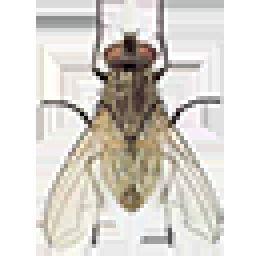
#> input picture lab8/fly64.png, 64 x 64 px (shown 4 times larger)
$ python FlyInTheHole.py
#> lines starting #> are read from the running program, lines starting #| are printed output that depends on the picture; after the words box and inside, x2 and y2 are one past the last pixel; in counts of white or black regions, pixels touching at a corner belong together
import cv2
import numpy as np
from datetime import datetime


def video_processing():
    cap = cv2.VideoCapture(0)
    down_points = (640, 480)

    fly_img = cv2.imread("fly64.png", cv2.IMREAD_UNCHANGED)
#> fly_img is the input picture: shape (64, 64, 4); mean B, G, R, A 207.7, 213.8, 217.6, 85.9
    fly_w = fly_img.shape[1] // 2
#> fly_w = 32
    fly_h = fly_img.shape[0] // 2
#> fly_h = 32

    flip_counter = 0
    is_flipped = False

    while True:
        ret, frame = cap.read()
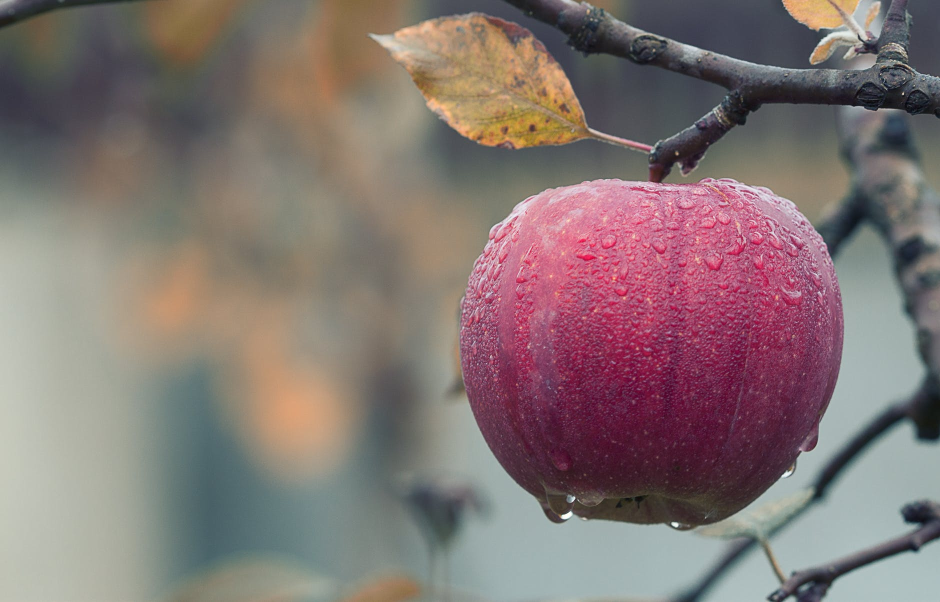
#> input picture lab8/images/variant-3.jpeg, 1880 x 1204 px, given in place of the camera (shown at 1/2 size)
#> frame is the input picture: shape (1204, 1880, 3); mean B, G, R 115.3, 117.1, 131.6
        if not ret:
            break

        frame = cv2.resize(frame, down_points, interpolation=cv2.INTER_LINEAR)
#> frame: shape (480, 640, 3)
        h, w = frame.shape[:2]
#> h = 480; w = 640

        x1, y1 = w // 2 - 75, h // 2 - 75
#> x1 = 245; y1 = 165
        x2, y2 = x1 + 150, y1 + 150
#> x2 = 395; y2 = 315
        cv2.rectangle(frame, (x1, y1), (x2, y2), (0, 0, 255), 2)
        cv2.putText(frame, "CENTER", (x1 + 40, y1 - 10), cv2.FONT_HERSHEY_SIMPLEX, 0.5, (0, 0, 255), 1)

        gray = cv2.cvtColor(frame, cv2.COLOR_BGR2GRAY)
        gray = cv2.GaussianBlur(gray, (21, 21), 0)
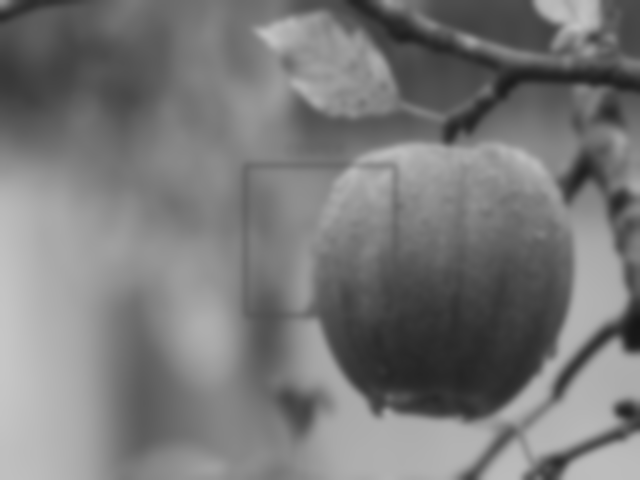
#> gray: shape (480, 640); min 22, max 198, mean 120.9
        ret, thresh = cv2.threshold(gray, 80, 255, cv2.THRESH_BINARY_INV)
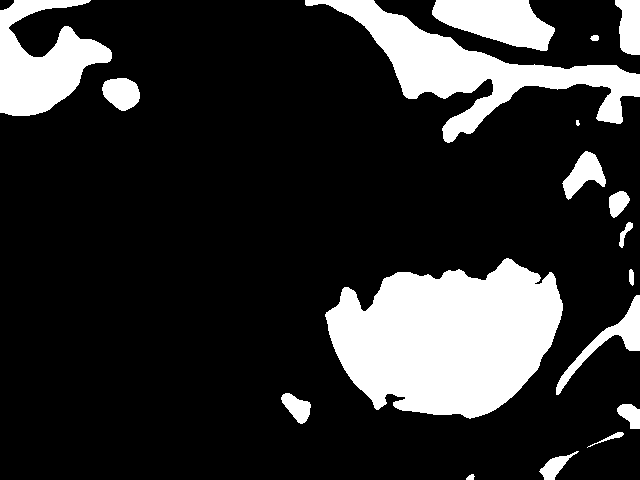
#> thresh: shape (480, 640); 18.7% white; 18 white regions (1 under 20 px)

        contours, hierarchy = cv2.findContours(thresh, cv2.RETR_EXTERNAL, cv2.CHAIN_APPROX_SIMPLE)
#> contours = 18 contours, 1 with area under 20; largest, box (x1, y1, x2, y2) and area: (325, 258, 563, 419) 26499, (305, 0, 640, 143) 12131, (0, 0, 112, 116) 6844, (432, 0, 555, 51) 3932, (556, 295, 640, 395) 1464

        marker_in_center = False

        if len(contours) > 0:
            c = max(contours, key=cv2.contourArea)
#> c = contour of 366 points, box (x1, y1, x2, y2) (325, 258, 563, 419), area 26499
            (x, y), r = cv2.minEnclosingCircle(c)
#> x = 443.6; y = 311.4; r = 118.7
            x = int(x)
#> x = 443
            y = int(y)
#> y = 311
            r = int(r)
#> r = 118

            if r > 20:
                cv2.circle(frame, (x, y), r, (0, 255, 0), 2)
                cv2.circle(frame, (x, y), 3, (0, 255, 255), -1)
#> frame: shape (480, 640, 3); mean B, G, R 113.6, 117.4, 131.1
                cv2.putText(frame, f"({x}, {y})", (10, 30), cv2.FONT_HERSHEY_SIMPLEX, 0.7, (255, 255, 255), 2)
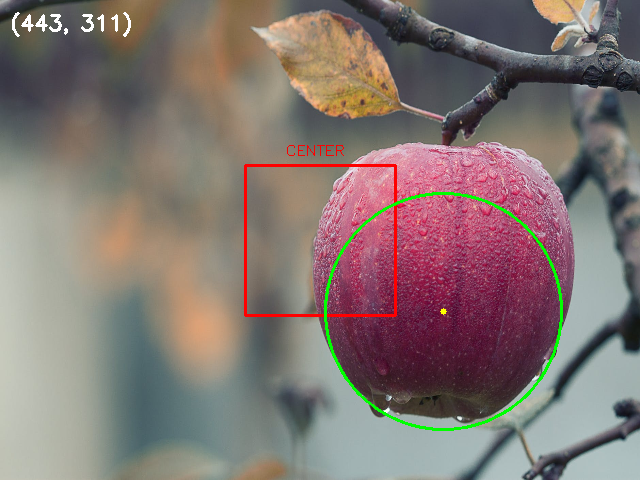
#> frame: shape (480, 640, 3); mean B, G, R 114, 117.8, 131.4

                if x1 <= x <= x2 and y1 <= y <= y2:
                    marker_in_center = True

                xf = x - fly_w
#> xf = 411
                yf = y - fly_h
#> yf = 279
                if xf >= 0 and yf >= 0 and xf + fly_w * 2 < frame.shape[1] and yf + fly_h * 2 < frame.shape[0]:
                    if fly_img.shape[2] == 4:
                        alpha = fly_img[:, :, 3] / 255.0
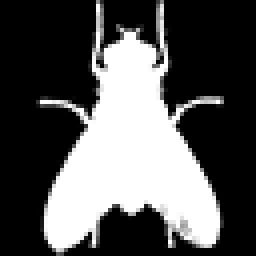
#> alpha: shape (64, 64) float64 (shown 4 times larger); min 0, max 1, mean 0.337
                        for c in range(3):
                            frame[yf:yf + fly_h * 2, xf:xf + fly_w * 2, c] = (1 - alpha) * frame[yf:yf + fly_h * 2,
                                                                                           xf:xf + fly_w * 2,
                                                                                           c] + alpha * fly_img[:, :, c]
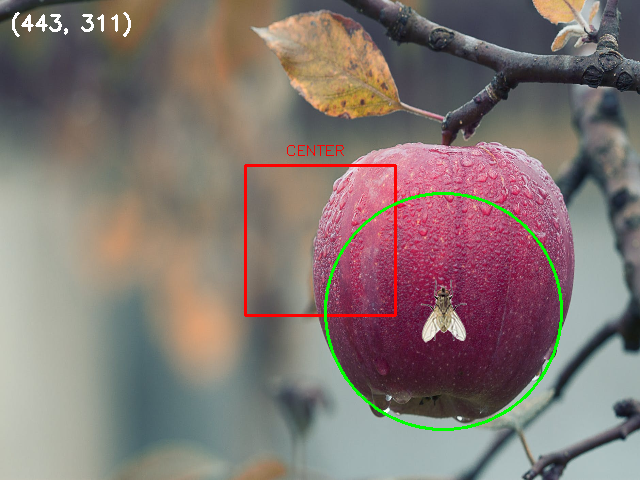
#> frame: shape (480, 640, 3); 0.52% of pixels changed, all inside (x1, y1, x2, y2) = (420, 279, 467, 343)

        if marker_in_center:
            if not is_flipped:
                is_flipped = True
                flip_counter += 1
                print(f"Переворот #{flip_counter} - {datetime.now().strftime('%H:%M:%S')}")
            frame = cv2.flip(frame, 1)
        else:
            is_flipped = False

        cv2.putText(frame, f"Flips: {flip_counter}", (10, 60), cv2.FONT_HERSHEY_SIMPLEX, 0.7, (255, 255, 0), 2)
        cv2.putText(frame, f"Status: {'FLIPPED' if is_flipped else 'NORMAL'}", (10, 90), cv2.FONT_HERSHEY_SIMPLEX, 0.7,
                    (0, 255, 255) if is_flipped else (0, 255, 0), 2)
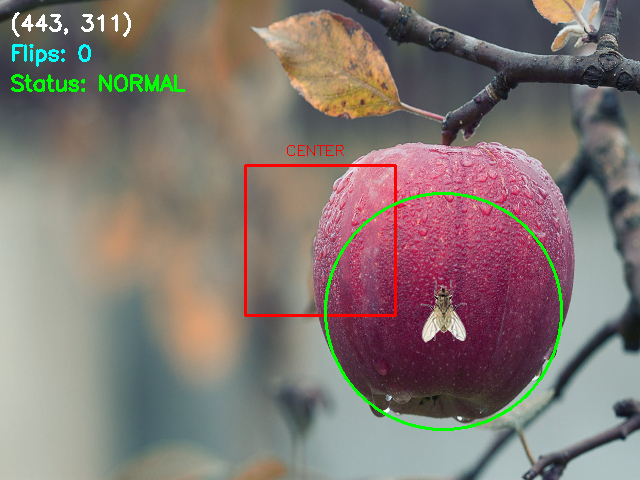
#> frame: shape (480, 640, 3); mean B, G, R 114.3, 119.5, 131.2

        cv2.imshow('Variant 10 - Flip on center + Fly', frame)

        if cv2.waitKey(1) & 0xFF == ord('q'):
#> (key q is pressed here)
            break

    cap.release()
    cv2.destroyAllWindows()
    print(f"Всего переворотов: {flip_counter}")


if __name__ == '__main__':
    video_processing()
